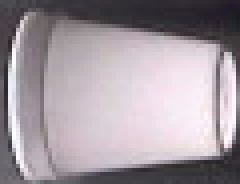
#> input picture Python/Objetos/template.png, 60 x 46 px (shown 4 times larger)
$ python medir.py
#> lines starting #> are read from the running program, lines starting #| are printed output that depends on the picture
### Python/pid.py
# -*- coding: utf-8 -*-
"""
Created on Fri Jun 23 23:23:21 2023

@author: pilar
"""

import numpy as np
from tracking import trackTemplate
from matplotlib import pyplot as plt
import time
import cv2

# Para modificar la memoria del término integral (así como está no se usa en el algoritmo de control)
def exponential_smoothing(current, last, alpha):
    return alpha * current + (1-alpha) * last


class PID ():
    def __init__(self, Kp, Ki, Kd, alpha):
        self.fijarCoeficientes(Kp, Ki, Kd, alpha)

        # Crear arrays vacíos para mediciones
        self.reset()

        self.controlador = self.gen_controlador(self.Kp, self.Ki, self.Kd, self.alpha)

        # Se usa para cortar el loop mientras controla
        self.fin = False

    def fijarCoeficientes(self, Kp, Ki, Kd, alpha):
        self.Kp, self.Ki, self.Kd, self.alpha = Kp, Ki, Kd, alpha
        self.controlador = self.gen_controlador(self.Kp, self.Ki, self.Kd, self.alpha)

    @staticmethod
    def gen_controlador(Kp, Ki, Kd, alpha):
        # Valores iniciales para error, tiempo y términos de control
        eAnterior = 0
        tAnterior = 0
        P = 0
        I = 0
        D = 0

        while True:
            # Devolver señal de control actual, tomar nuevo valor de (t, e)
            t, e = yield P, I, D

            # Calcular los tres términos de la señal de control
            P = Kp * e

            I = I + Ki * e * (t - tAnterior)
            if I > 255:
                I = 255
            if I < 0:
                I = 0
            D = Kd * (e - eAnterior) / (t - tAnterior)

            # Guardar datos para el próximo ciclo
            tAnterior = t
            eAnterior = e

    # [10 lines left out: function guardarDatos, not called in this run]

    def reset(self):
        """
        Borrar todas las mediciones guardadas.
        """
        self.t = []
        self.pwm = []
        self.h = []
        self.setpoint = []

    def controlar(self, setpoint, vs, arduino, template, duracion=np.inf, CAMARA=True, GRAFICO=True, nombre=None):
        """
        Controla la altura según el setpoint que le pasemos.
        """

        # Inicializar controlador
        self.controlador.send(None)

        # Tiempo inicial
        t0 = time.time()

        # Listas para la serie temporal
        tiempos = []
        errores = []
        setpoints = []
        pwms = []
        p = []
        i = []
        d = []

        if GRAFICO:
            # Para ir graficando el eje x (y que se note la oscilación del error)
            eje = []

            # Figura para graficar mientras se mide
            fig, ax = plt.subplots(1, 1, figsize=(12, 16))
            hPlot, = ax.plot(0, 0, "o", color = "tomato", animated=True)
            ejePlot, = ax.plot(0, 0, color = "slateblue", animated=True)
            propPlot, = ax.plot(0, 0, color = "C1", animated=True)
            intPlot, = ax.plot(0, 0, color = "C2", animated=True)
            derPlot, = ax.plot(0, 0, color = "C3", animated=True)

            tmin = 0
            rango = 60

            ax.set_ylim(-500, 500)
            ax.set_xlim(tmin, tmin + rango)

            # Cortar con la tecla l
            # [4 lines left out: function cortar, not called in this run]

            fig.canvas.mpl_connect('key_press_event', cortar)

            plt.show(block=False)
            plt.pause(0.1)

            background = fig.canvas.copy_from_bbox(fig.bbox)
            ax.draw_artist(hPlot)
            ax.draw_artist(ejePlot)
            ax.draw_artist(propPlot)
            ax.draw_artist(intPlot)
            ax.draw_artist(derPlot)
            fig.canvas.blit(fig.bbox)

        arduino.write(bytes("a0\n", 'utf-8'))
        time.sleep(2.0)

        while True:
            # Medir posición
            r = trackTemplate(vs, template, GRAFICAR=CAMARA)
            print(r)
            y, x = r

            # Si no se detectó la posición, no hacemos nada
            if y is None:
                continue

            # Calcular tiempo
            t = time.time() - t0

            # Cortar después de un cierto tiempo
            if t > duracion:
                break

            # Calcular error
            e = setpoint(t) - y

            # Calcular señal de control
            P, I, D = self.controlador.send([t, e])

            pwm = np.sum((P, I, D))
            pwm = 0 if pwm < 0 else pwm
            pwm = 255 if pwm > 255 else pwm

            print(pwm)

            # Aplicar señal de control
            dato = 'a' + str(pwm) + '\n'
            arduino.write(bytes(dato, 'utf-8'))

            # Guardar datos
            tiempos.append(t)
            errores.append(e)
            setpoints.append(setpoint(t))
            pwms.append(pwm)
            p.append(P)
            i.append(I)
            d.append(D)

            if GRAFICO:
                eje.append(0)

                # Graficar
                hPlot.set_data(tiempos, errores)
                ejePlot.set_data(tiempos, eje)
                propPlot.set_data(tiempos, p)
                intPlot.set_data(tiempos, i)
                derPlot.set_data(tiempos, d)

                if t - tmin > rango:
                    tmin += rango

                    ax.set_xlim(tmin, tmin + rango)

                    plt.pause(0.0001)

                    background = fig.canvas.copy_from_bbox(fig.bbox)


                else:
                    fig.canvas.restore_region(background)

                    # redraw just the points
                    ax.draw_artist(hPlot)
                    ax.draw_artist(ejePlot)
                    ax.draw_artist(propPlot)
                    ax.draw_artist(intPlot)
                    ax.draw_artist(derPlot)

                    # fill in the axes rectangle
                    fig.canvas.blit(fig.bbox)

                    fig.canvas.flush_events()


            # Si terminó el video o cortamos, romper el loop
            if self.fin:
                break

        # Cerrar la webcam
        vs.release()

        # Cerrar ventanas
        cv2.destroyAllWindows()

        # Cerrar gráfico
        plt.close('all')

        if nombre is None:
            archivo = input("Nombre de archivo: ")
            header = input("Descripción (no hacen falta los coeficientes): ")
        else:
            archivo = nombre
            header = " "

        # Guardar datos
        self.guardarDatos(tiempos, setpoints, pwms, errores, archivo, header, ruta="Datos/")

### Python/tracking.py
# -*- coding: utf-8 -*-
"""
Created on Sun Jun  4 14:11:06 2023

@author: pilar
"""

# -*- coding: utf-8 -*-

import imutils
import cv2

# [80 lines left out: function trackColor, not called in this run]

def trackTemplate(vs, template, GRAFICAR=True):
    # Leer frame
    frame = vs.read()[1]

    # Romper el loop cuando termina el video
    if frame is None:
        return None, None

    # Cortar zona del tubo
    frame = frame[170:230, 130:580, :]

    # Rotar la imagen
    # frame = np.transpose(frame, (1, 0, 2))

    # Dimensiones del template (para dibujar el rectángulo)
    w, h = template.shape[:-1]

    # Trackear el template
    res = cv2.matchTemplate(frame, template, cv2.TM_CCOEFF)
    min_val, max_val, min_loc, max_loc = cv2.minMaxLoc(res)
    top_left = max_loc
    bottom_right = (top_left[0] + w, top_left[1] + h)

    if GRAFICAR:
        cv2.rectangle(frame, top_left, bottom_right, 255, 2)
        cv2.imshow("Frame", frame)

        key = cv2.waitKey(1) & 0xFF
        # [6 lines of commented-out code are left out]

    return top_left

### Python/medir.py
# -*- coding: utf-8 -*-
"""
Created on Sun Jun 25 21:19:18 2023

@author: pilar
"""

from pid import PID
import cv2
import time
import serial as ser
import numpy as np

arduino = None
arduino = ser.Serial('COM6', baudrate=9600, bytesize=ser.EIGHTBITS,parity=ser.PARITY_NONE,stopbits=ser.STOPBITS_ONE, timeout=10)

# Definir el controlador
pid = PID(Kp = 0.7, Ki = 0.11666666666666667, Kd = 1.0, alpha = 0)

# Abrir la cámara (para usar la webcam el primer parámetro tendría que ser 0 en vez de 1)
vs = cv2.VideoCapture(0, cv2.CAP_DSHOW)
time.sleep(2)

# Elegir setpoint
setpoint = 300

def sp(t):
    return 300

# Abrir template
template = cv2.imread("Objetos/template.png")
#> template is the input picture: shape (46, 60, 3); mean B, G, R 158.4, 151.8, 160.9

"""
Controlar indefinidamente (hay que cortarlo a mano)
"""
# # Controlar
# pid.controlar(sp, vs, arduino, template)

"""
Barrer valores de Kp
"""
valores = np.linspace(0.6, 1, 5)

for v in valores:
    pid.fijarCoeficientes(v, 0, 0, 0)
    pid.controlar(sp, vs, arduino, template, duracion=5, nombre=f"Kp{str(v).replace('.', '-')}.csv")
#> in controlar, `plt.show(block=False)`:
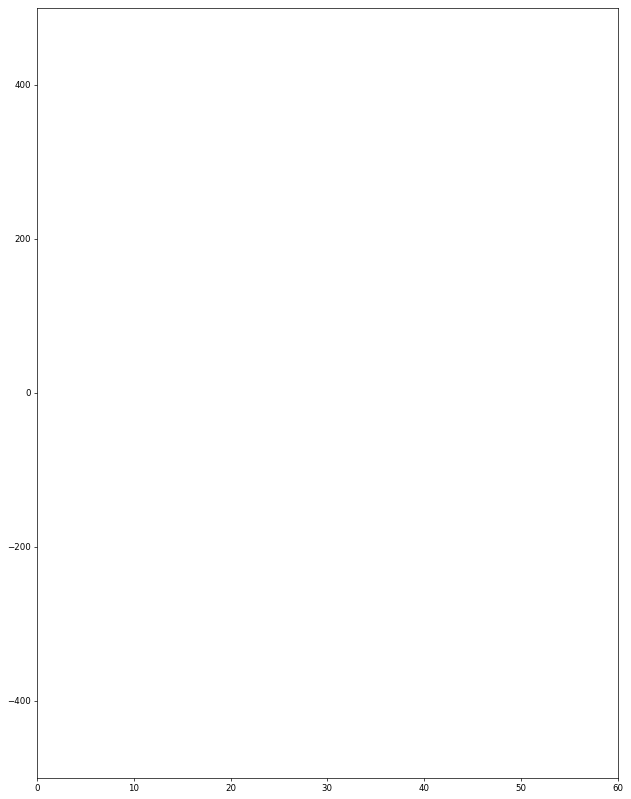
#> figure drawn by matplotlib, 1 panel
#> the loop in controlar, `while True:` made 31 passes; (key q is pressed on pass 1)
#> (printed output is left out)
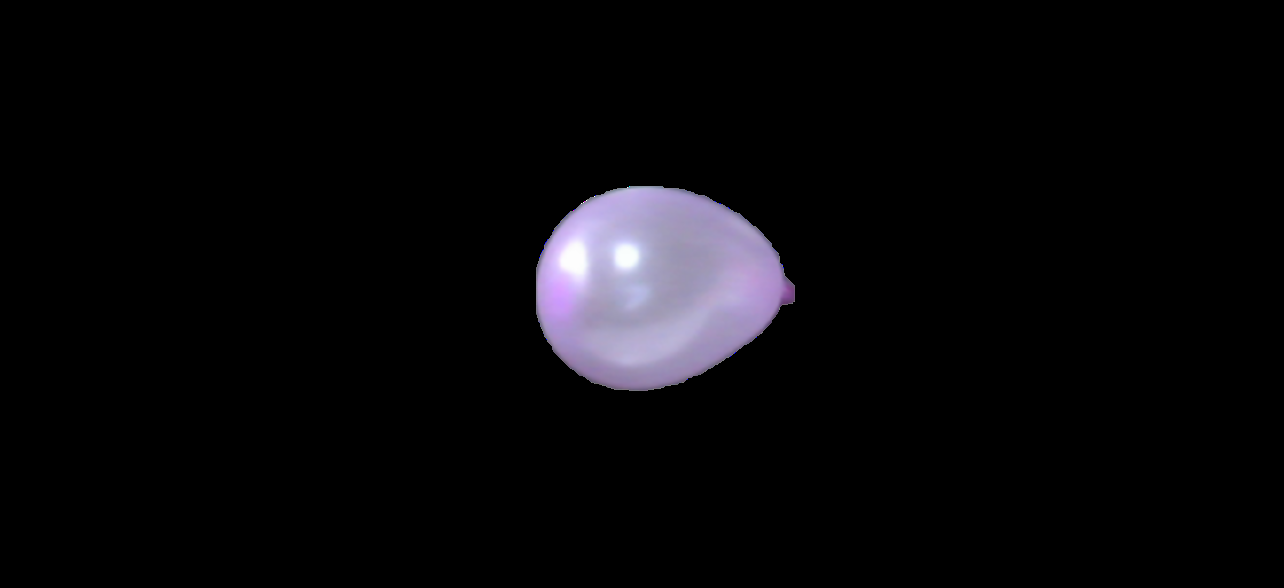
#> input picture Python/Objetos/transparencia.png, 1284 x 588 px, given in place of the camera
#> pass 1, in trackTemplate, `frame = frame[170:230, 130:580, :]`:
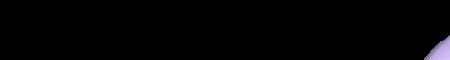
#> frame: shape (60, 450, 3); mean B, G, R 2.9, 2.2, 2.4
#> pass 1, in trackTemplate, `cv2.imshow("Frame", frame)`:
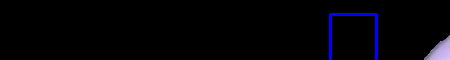
#> window 'Frame': shape (60, 450, 3); mean B, G, R 6.7, 2.2, 2.4
#> after the loop in controlar, `while True:`: d = 30 values from 0 to 0; errores = 30 values from -30 to -30; i = 30 values from 0 to 0; p = 30 values from -18 to -18; pwms = 30 values from 0 to 0; setpoints = 30 values from 300 to 300; tiempos = 30 values from 0.258 to 0.756; tmin = 0
    vs = cv2.VideoCapture(0, cv2.CAP_DSHOW)
    time.sleep(2)

# Cerrar cámara
vs.release()

# Cerrar ventanas de OpenCV
cv2.destroyAllWindows()
